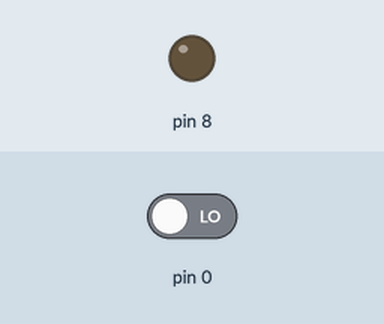
A sketch run on a simulated Arduino Uno, built with avr-gcc and run on an emulated ATmega328P. Shown: output pins drawn as LEDs (lit = HIGH). Dashed ring = blinking. The test bench sets the inputs (shaded band); at power-on: pin 0 LOW.

Above: at 1.2 s.
1.3 s: pin 0 driven HIGH
At 1.55 s:
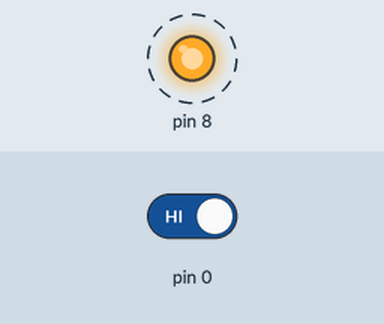
4.3 s: pin 0 driven LOW
At 4.3 s:
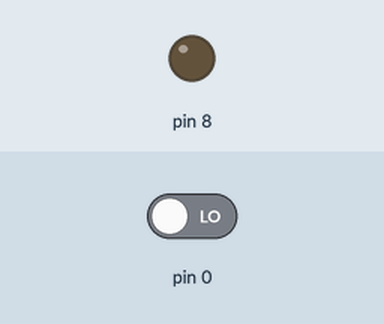
Timing chart, 0 to 7.3 s (numbered marks = the images above; inputs shaded):
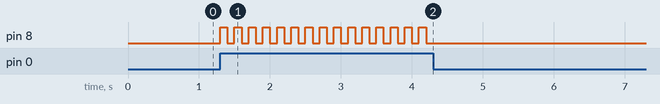

The sketch:

Vibration_Detector.ino
```cpp
void setup() {
  pinMode( 0, INPUT );
  pinMode( 8, OUTPUT );
}

int isOn = 0;

void loop() {
  if (digitalRead(0) == HIGH) {
    if (isOn) {
      isOn = 0;
      digitalWrite( 8, LOW );
    } else {
      isOn = 1;
      digitalWrite( 8, HIGH );
    }
  }

  delay(100);
}
```

Measured:
- after the input at 1.3 s, pin 8: alternates HIGH for 0.10 s and LOW for 0.10 s, starting at once
- after the input at 4.3 s, pin 8: stops changing and stays LOW
